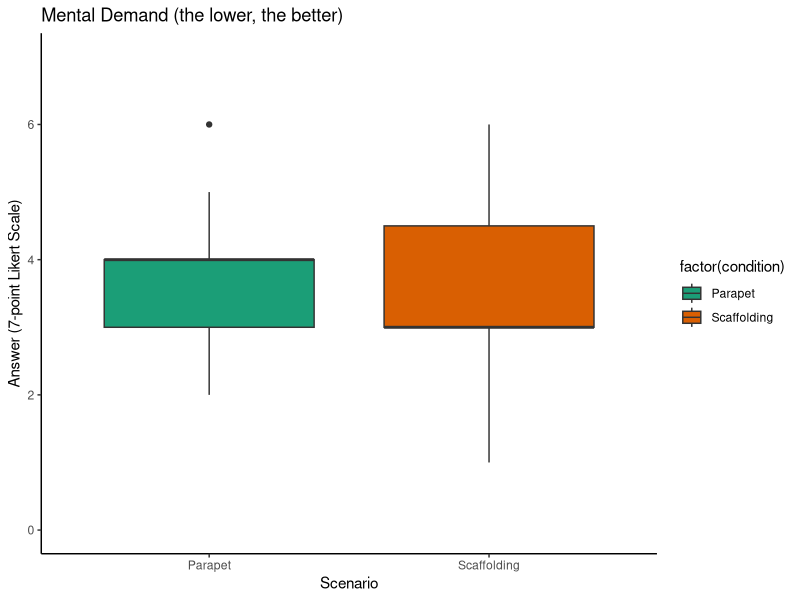
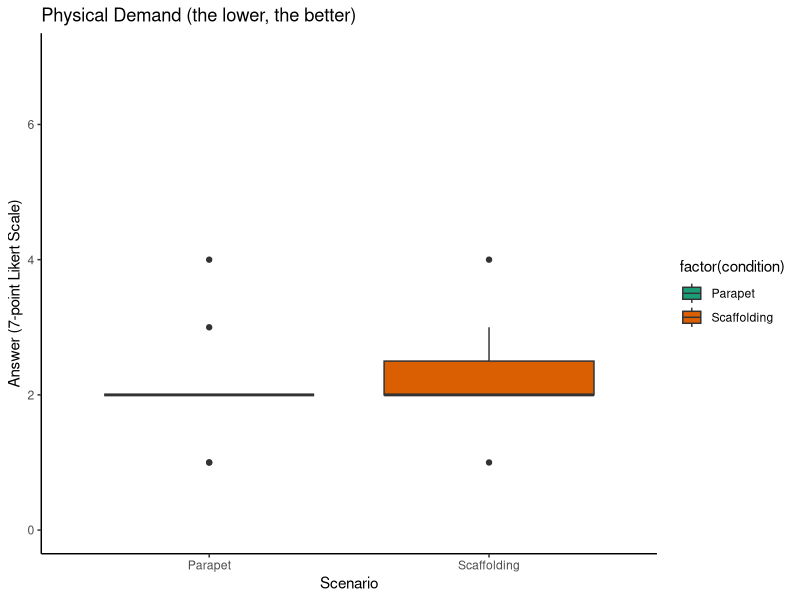
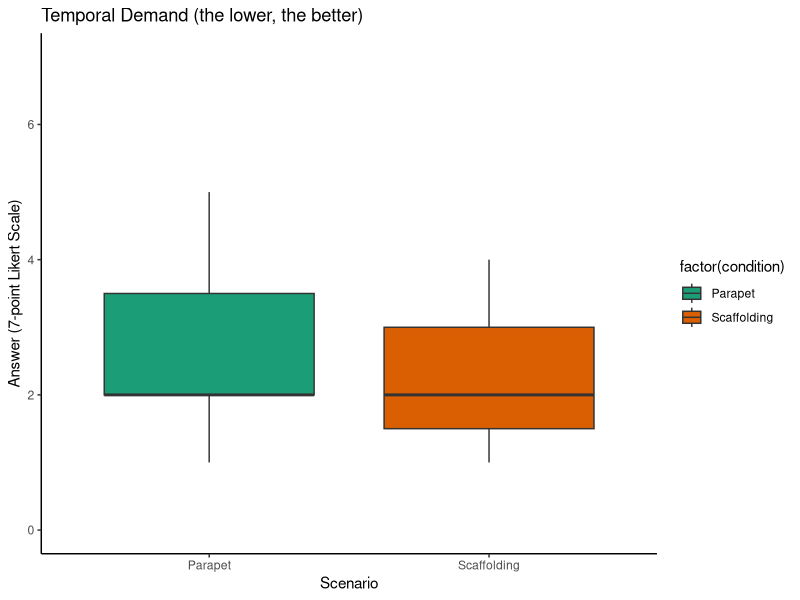
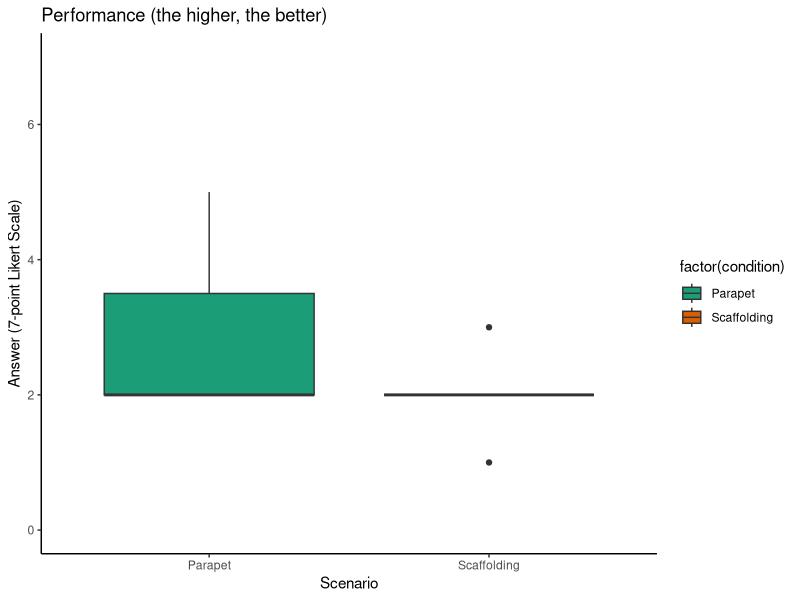
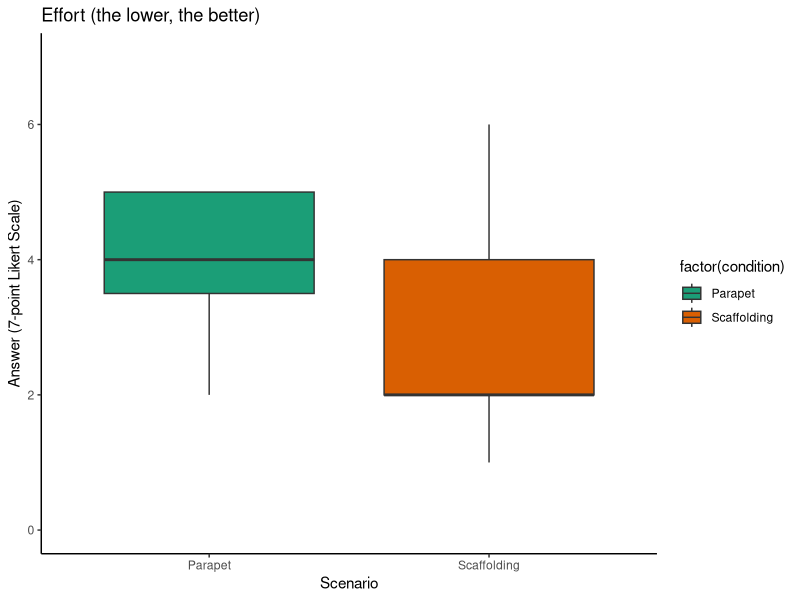
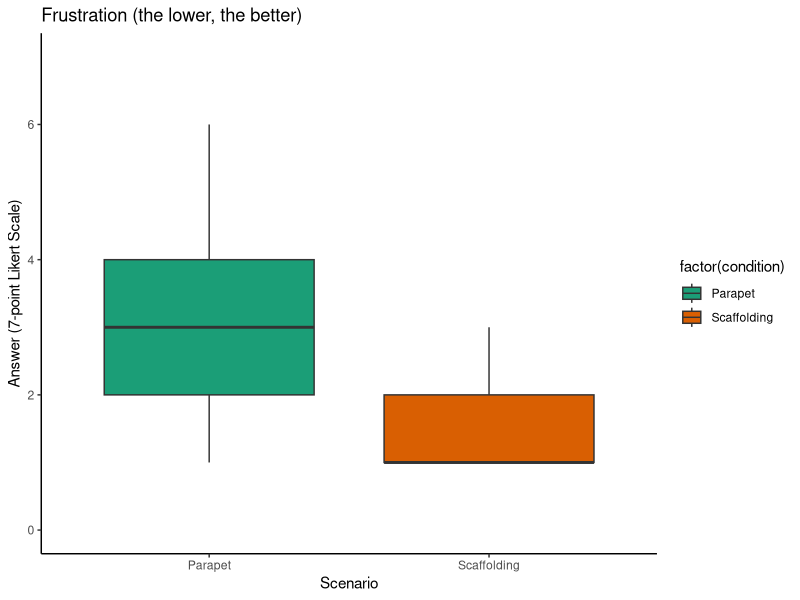
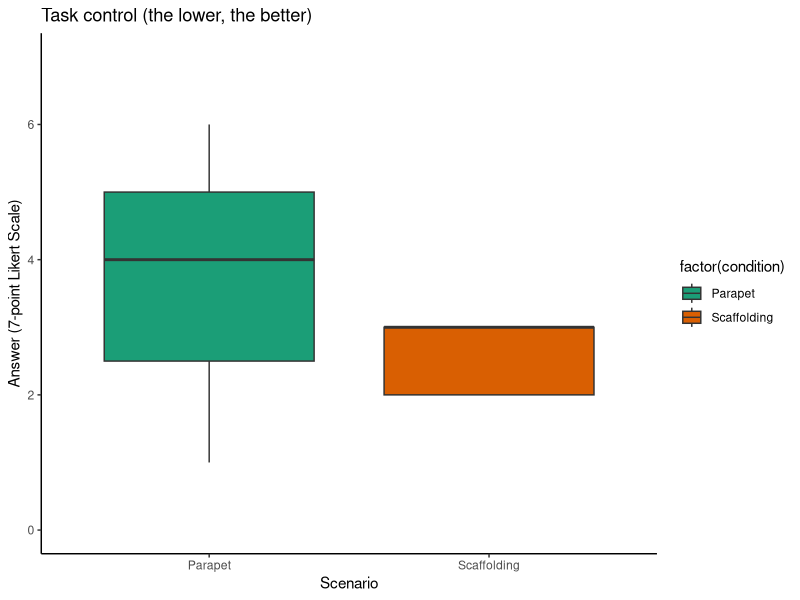
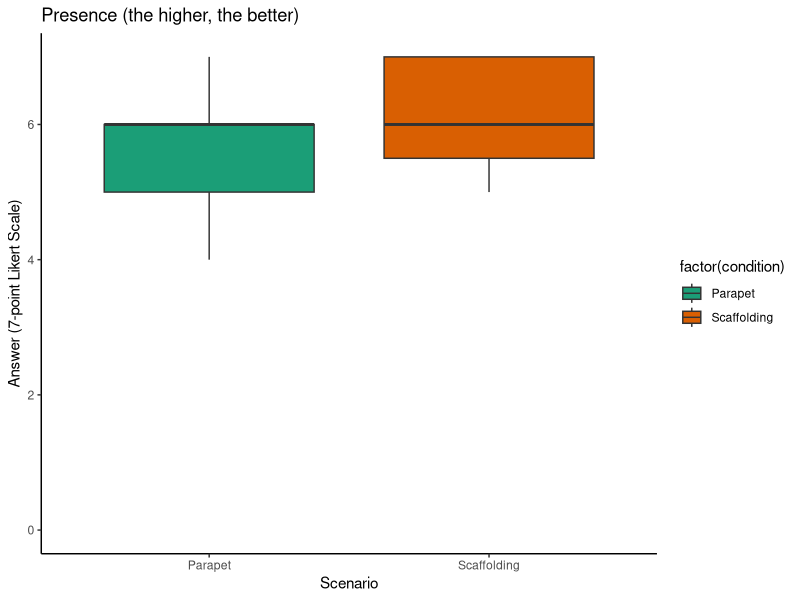

Source code (R) for these figures, in order:
library(ggplot2)
library(readxl)
library(RColorBrewer)

#excel_data <- read_excel("./FFH/questionnaires.xlsx", sheet = "Sheet1")
excel_data <- read_excel("./FFH/questionnaires.xlsx", sheet = "Sheet5")
label_x = "Scenario"
label_y = "Answer (7-point Likert Scale)"

p <- ggplot(excel_data, aes(x = factor(condition), y = q1, fill = factor(condition))) +
  geom_boxplot() +
  #labs(x = "Conditions", y = "Answer", title = "Mental Demand: How mentally demanding was the task?") +
  labs(x = label_x, y = label_y, title = "Mental Demand (the lower, the better)") +
  scale_fill_brewer(palette="Dark2") +
  theme_classic()+ coord_cartesian(ylim = c(0, 7))

print(p)

p <- ggplot(excel_data, aes(x = factor(condition), y = q2, fill = factor(condition))) +
  geom_boxplot() +
  #labs(x = "Conditions", y = "Answer", title = "Physical Demand: How physically demanding was the task?") +
  labs(x = label_x, y = label_y, title = "Physical Demand (the lower, the better)") +
  scale_fill_brewer(palette="Dark2") +
  theme_classic()+ coord_cartesian(ylim = c(0, 7))
print(p)

p <- ggplot(excel_data, aes(x = factor(condition), y = q3, fill = factor(condition))) +
  geom_boxplot() +
  #labs(x = "Conditions", y = "Answer", title = "Temporal Demand: How hurried or rushed was the pace of the task?") +
  labs(x = label_x, y = label_y, title = "Temporal Demand (the lower, the better)") +
  #scale_fill_manual(values=c("#999999", "#E69F00", "#56B4E9", "#56B4E9")) +
  scale_fill_brewer(palette="Dark2") +
  theme_classic()+ coord_cartesian(ylim = c(0, 7))
print(p)

p <- ggplot(excel_data, aes(x = factor(condition), y = q4, fill = factor(condition))) +
  geom_boxplot() +
  #labs(x = "Conditions", y = "Answer", title = "Performance: How successful were you in accomplishing what you were asked to do?") +
  labs(x = label_x, y = label_y, title = "Performance (the higher, the better)") +
  scale_fill_brewer(palette="Dark2") +
  theme_classic()+ coord_cartesian(ylim = c(0, 7))

print(p)

p <- ggplot(excel_data, aes(x = factor(condition), y = q5, fill = factor(condition))) +
  geom_boxplot() +
  #labs(x = "Conditions", y = "Answer", title = "Effort: How hard did you have to work to accomplish your level of performance?") +
  labs(x = label_x, y = label_y, title = "Effort (the lower, the better)") +
  #scale_fill_manual(values=c("#999999", "#E69F00", "#56B4E9", "#56B4E9")) +
  scale_fill_brewer(palette="Dark2") +
  theme_classic()+ coord_cartesian(ylim = c(0, 7))
print(p)

p <- ggplot(excel_data, aes(x = factor(condition), y = q6, fill = factor(condition))) +
  geom_boxplot() +
  #labs(x = "Conditions", y = "Answer", title = "Frustration: How insecure, discouraged, irritated, stressed, and annoyed were you?") +
  labs(x = label_x, y = label_y, title = "Frustration (the lower, the better)") +
  #scale_fill_manual(values=c("#999999", "#E69F00", "#56B4E9", "#56B4E9")) +
  scale_fill_brewer(palette="Dark2") +
  theme_classic()+ coord_cartesian(ylim = c(0, 7))

print(p)

p <- ggplot(excel_data, aes(x = factor(condition), y = q7, fill = factor(condition))) +
  geom_boxplot() +
  #labs(x = "Conditions", y = "Answer", title = "Task control: How difficult was the task to control/navigate?") +
  labs(x = label_x, y = label_y, title = "Task control (the lower, the better)") +
  #scale_fill_manual(values=c("#999999", "#E69F00", "#56B4E9", "#56B4E9")) +
  scale_fill_brewer(palette="Dark2") +
  theme_classic()+ coord_cartesian(ylim = c(0, 7))
print(p)

p <- ggplot(excel_data, aes(x = factor(condition), y = q8, fill = factor(condition))) +
  geom_boxplot() +
  #labs(x = "Conditions", y = "Answer", title = "Presence: How immersed/present did you feel in the task?") +
  labs(x = label_x, y = label_y, title = "Presence (the higher, the better)") +
  #scale_fill_manual(values=c("#999999", "#E69F00", "#56B4E9", "#56B4E9")) +
  scale_fill_brewer(palette="Dark2") +
  theme_classic()+ coord_cartesian(ylim = c(0, 7))
print(p)
